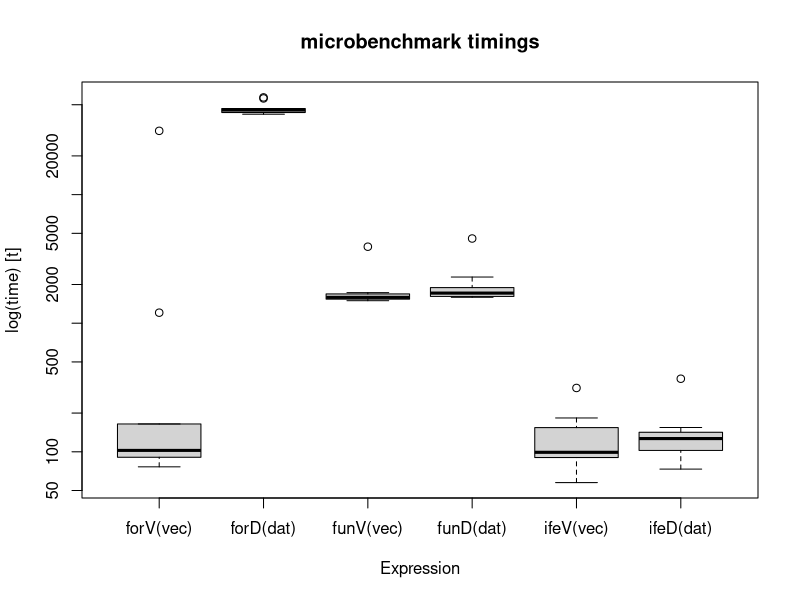

Source code (R):
## ---- chunk 1

knitr::opts_chunk$set(collapse = F)

## ---- chunk 2

myData <- c(1, 2, 3, 4, 5)
for(i in 1:length(myData)){
    myData[i] <- myData[i] + 1
}
myData

## ---- chunk 3

myData <- 1:15
for(i in 1:length(myData)){
    myData[i] <-  myData[i] + 1
}

## ---- chunk 4

myData <- 1:15
myData <- myData + 1

## ---- chunk 5

a <- 1:10
b <- c(2, 10)
a * b

a <- 1:10
b <- 1:3
a * b

## ---- chunk 6

set.seed(1)

## ---- chunk 7

ckFun <- function(x){
    if(x > 50) return(x - 50)
    return(x)
}
x <- round(runif(1000, 1, 100))
print(head(x, 10))
newx <- sapply(x, ckFun)
print(head(newx, 10))

## ---- chunk 8

xnew <- ifelse(x > 50, x - 50, x)

## ---- chunk 9

library(microbenchmark)

vecLen <- 1000
vec <- round(runif(vecLen, 1, 100))
dat <- data.frame(col1 = vec)

## ---- chunk 10

forV <- function(vec){
    for(i in 1:length(vec)){
        if(vec[i] > 50){
            vec[i] <- vec[i] - 50
        }
    }
    return(vec)
}

forD <- function(dat){
    for(i in 1:nrow(dat)){
        if(dat[i,1] > 50){
            dat[i,2] <- dat[i,1] - 50
        }
    }
    return(dat)
}

## ---- chunk 11
ckFun <- function(x){
    if(x > 50){
        return(x - 50)
    }
    return(x)
}

funV <- function(vec){
    return(sapply(vec, ckFun))
}

funD <- function(dat){
    dat$col2 <- sapply(dat$col1, ckFun)
    return(dat)
}
## ---- chunk 12
ifeV <- function(vec){
    return(ifelse(vec > 50, vec - 50, vec))
}

ifeD <- function(dat){
    dat$col2 <- ifelse(dat$col1 > 50,
                       dat$col1 - 50,
                       dat$col1)
    return(dat)
}
## ---- chunk 13

res <- microbenchmark(forV(vec),
                      forD(dat),
                      funV(vec),
                      funD(dat),
                      ifeV(vec),
                      ifeD(dat),
                      times = 10)

boxplot(res)

## ---- chunk 14

myList <- list(1:5,
               LETTERS[1:10],
               c(T, F, T, T))
lapply(myList, is.numeric)

## ---- chunk 15

lapply(myList, function(x) if(is.numeric(x)) sum(x) else x)

## ---- chunk 16

lapply(myList, '[', 1)

## ---- chunk 17

sapply(myList, '[', 1)
class(sapply(myList, '[', 1))

## ---- chunk 18

sapply(myList, '[', 1:3)
class(sapply(myList, '[', 1:3))

## ---- chunk 19

letFun <- function() sample(c("A", "B", "C", "7"), 500, replace = T)
slots <- data.frame(fst = letFun(), snd = letFun(), thd = letFun())
print(head(slots))

## ---- chunk 20

slotFun <- function(fst, snd, thd){
    if(fst == snd & snd == thd){
        return(paste(fst, snd, thd))
    } else {
        return(NA)
    }
}
runSlots <- mapply(slotFun, slots$fst, slots$snd, slots$thd)
length(which(runSlots == "7 7 7"))

## ---- chunk 21

## Resources
## [Functional Progamming - Advanced R](htt://adv-r.had.co.nz/Functional-programming.html)  
## [A Practical Introduction To Functional Programming](https://maryrosecook.com/blog/post/a-practical-introduction-to-functional-programming)  

